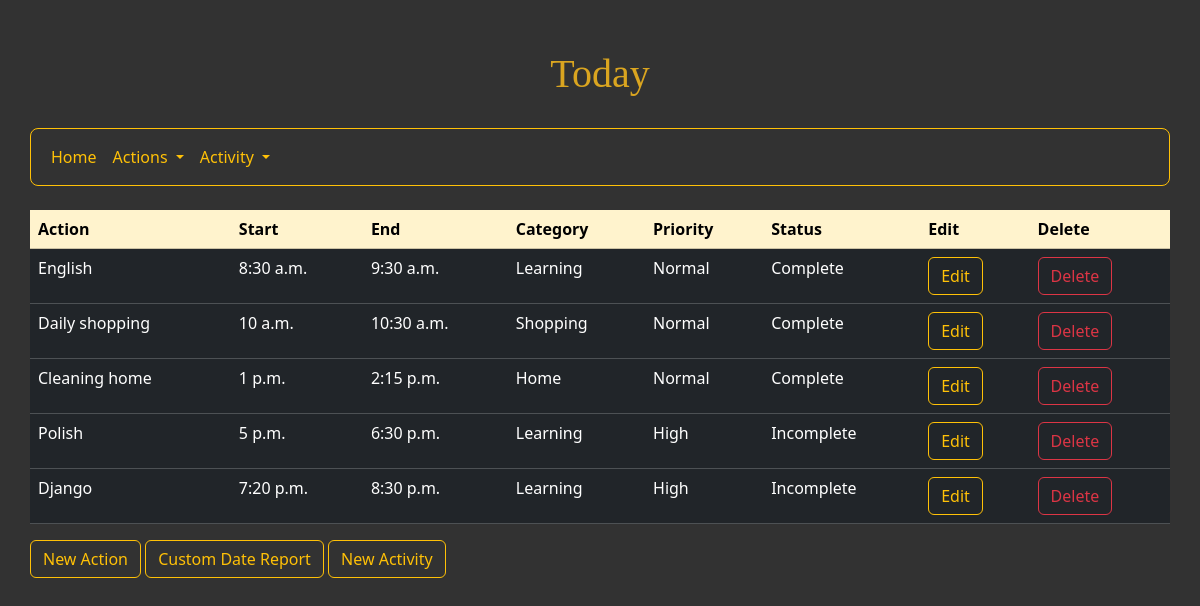
/planner/action_list/, run on the app's committed database.
### planner/models.py (models this page shows, shortened)
class Action(models.Model):
    class Meta:
        verbose_name_plural='Actions'
    action=models.ForeignKey(Activity,on_delete=models.RESTRICT,null=True)
    start_time=models.TimeField()
    end_time=models.TimeField()
    date=models.DateField()
    status_choices=(
    ('c','Complete'),
    ('o','Ongoing'),
    ('i','Incomplete'),
    )
    status=models.CharField(max_length=1,choices=status_choices,blank=False,default='i')
    class Meta:
        ordering=['start_time']

class Activity(models.Model):
    class Meta:
        verbose_name_plural='Activities'
    class Priority(models.IntegerChoices):
        high=3, ('High')
        normal=2, ('Normal')
        low=1, ('Low')
    name=models.CharField(max_length=100)
    category=models.ManyToManyField(Category)
    priority=models.IntegerField(choices=Priority.choices,
                                 default=Priority.normal,
                                 verbose_name='Priority')
    def __str__(self) :
        return f" {self.name} "

class Category(models.Model):
    name=models.CharField(max_length=100)
    class Meta:
        verbose_name_plural='Categories'

### planner/views.py (the view)
# urls.py: path('action_list/',ActionListView.as_view(),name='action_list'),
class ActionListView(ListView):
    model=Action
    today=datetime.date.today()
    today_actions=Action.objects.filter(date=today).order_by('start_time')
    def get_queryset(self):
        return self.today_actions

### planner/templates/planner/action_list.html (shortened to what this page needs)
<html lang="en">
<head>
    <link href="https://cdn.jsdelivr.net/npm/bootstrap@5.3.1/dist/css/bootstrap.min.css" rel="stylesheet">
</head>
<body style="background-color: rgb(50, 50, 50);">
    <h1 style="text-align: center; position: relative ;top: 50px ;color: goldenrod;font-family: Impact;"">Today</h1>
    <br><br><br>
    <nav class=" navbar navbar-expand-lg ; center ; border border-warning ; rounded-3"  style="background-color: rgb(50, 50, 50);">
      <div class="container-fluid">
        <div class="collapse navbar-collapse" id="navbarScroll">
          <ul class="navbar-nav me-auto my-2 my-lg-0 navbar-nav-scroll" style="--bs-scroll-height: 100px;">
            <li class="nav-item">
              <a class="nav-link active ; text-warning " aria-current="page" href="/planner/">Home</a>
            </li>
            <li class="nav-item dropdown ;">
              <a class="nav-link dropdown-toggle ; text-warning ; bg-transparent" href="#" role="button" data-bs-toggle="dropdown" aria-expanded="false">
                Actions
              </a>
            </li>
            <li class="nav-item dropdown ;">
              <a class="nav-link dropdown-toggle ; text-warning ; bg-transparent" href="#" role="button" data-bs-toggle="dropdown" aria-expanded="false">
                Activity
              </a>
            </li>
          </ul>
        </div>
      </div>
    </nav>
   <br>
<div style="align-items: center;" class="center">
    <table class="table">
        <thead style="background-color: rgb(50, 50, 50);">
          <tr>
            <th class="table-warning" scope="col">Action </th>
            <th class="table-warning" scope="col">Start</th>
            <th class="table-warning" scope="col">End</th>
            <th class="table-warning" scope="col">Category</th>
            <th class="table-warning" scope="col">Priority</th>
            <th class="table-warning" scope="col">Status</th>
            <th class="table-warning" scope="col">Edit</th>
            <th class="table-warning" scope="col">Delete</th>
          </tr>
        </thead>
        <tbody>
            {% for action in action_list %}
            {% for field in action.action.category.all %}
          <tr>
            <td class="table-dark">{{action.action}}</td>
            <td class="table-dark">{{action.start_time}}</td>
            <td class="table-dark">{{action.end_time}}</td>
            <td class="table-dark">{{field.name}}</td>
            <td class="table-dark">{{action.action.get_priority_display}}</td>
            <td class="table-dark">{{action.get_status_display}}</td>
            <td class="table-dark"><a class="btn btn-outline-warning" href="/planner/action_update/{{action.id}}">Edit</a></td>
            <td class="table-dark"><a class="btn btn-outline-danger" href="/planner/action_delete/{{action.id}}">Delete</a></td>
          </tr>
          {% endfor %}
          {% endfor %}
        </tbody>
      </table>
      <div>
        <a href="{% url 'planner:action_form' %}" class="btn btn-outline-warning">New Action</a>
        <a href="{% url 'planner:custom_date' %}" class="btn btn-outline-warning">Custom Date Report</a>
        <a href="activity_form/" class="btn btn-outline-warning">New Activity</a>
      </div>
</div>
</body>
</html>

### planner/templates/planner/action_list.html (style rules this page uses)
.center { margin: auto; width: 95%; }

### data on the page
Action: action "English", start_time "8:30 a.m.", end_time "9:30 a.m.", action.priority "Normal", status "Complete"
Category: name "Learning"
Action: action "Daily shopping", start_time "10 a.m.", end_time "10:30 a.m.", action.priority "Normal", status "Complete"
Category: name "Shopping"
Action: action "Cleaning home", start_time "1 p.m.", end_time "2:15 p.m.", action.priority "Normal", status "Complete"
Category: name "Home"
Action: action "Polish", start_time "5 p.m.", end_time "6:30 p.m.", action.priority "High", status "Incomplete"
Action: action "Django", start_time "7:20 p.m.", end_time "8:30 p.m.", action.priority "High", status "Incomplete"
